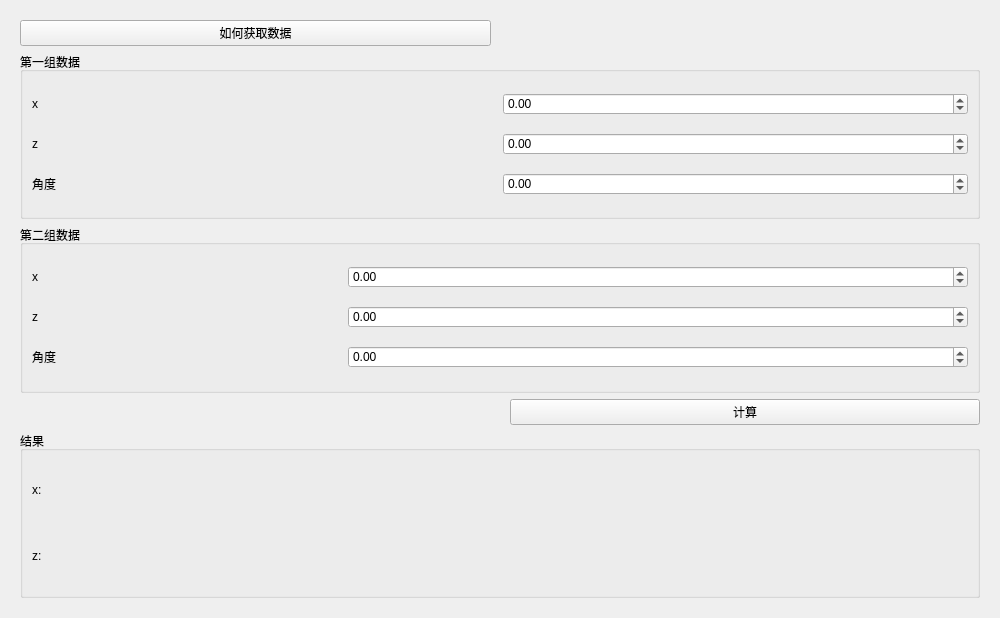
<?xml version="1.0" encoding="UTF-8"?>
<ui version="4.0">
 <class>StrongholdFinder</class>
 <widget class="QWidget" name="StrongholdFinder">
  <property name="geometry">
   <rect>
    <x>0</x>
    <y>0</y>
    <width>1000</width>
    <height>618</height>
   </rect>
  </property>
  <property name="windowTitle">
   <string>要塞寻址</string>
  </property>
  <layout class="QGridLayout" name="gridLayout">
   <item row="0" column="0">
    <widget class="ScrollArea" name="scrollArea">
     <property name="styleSheet">
      <string notr="true">QScrollArea{
	border:none;
}</string>
     </property>
     <property name="widgetResizable">
      <bool>true</bool>
     </property>
     <widget class="QWidget" name="scrollAreaWidgetContents">
      <property name="geometry">
       <rect>
        <x>0</x>
        <y>0</y>
        <width>982</width>
        <height>600</height>
       </rect>
      </property>
      <layout class="QGridLayout" name="gridLayout_2">
       <item row="3" column="2">
        <widget class="PushButton" name="pb_cal">
         <property name="text">
          <string>计算</string>
         </property>
        </widget>
       </item>
       <item row="3" column="1">
        <widget class="QLabel" name="l_error">
         <property name="styleSheet">
          <string notr="true">QLabel{
	color:rgb(255, 0, 0);
}</string>
         </property>
         <property name="text">
          <string/>
         </property>
        </widget>
       </item>
       <item row="3" column="0">
        <spacer name="horizontalSpacer_2">
         <property name="orientation">
          <enum>Qt::Horizontal</enum>
         </property>
         <property name="sizeHint" stdset="0">
          <size>
           <width>40</width>
           <height>20</height>
          </size>
         </property>
        </spacer>
       </item>
       <item row="2" column="0" colspan="3">
        <widget class="QGroupBox" name="groupBox_2">
         <property name="title">
          <string>第二组数据</string>
         </property>
         <layout class="QGridLayout" name="gridLayout_4">
          <item row="1" column="0">
           <widget class="QLabel" name="label_5">
            <property name="text">
             <string>z</string>
            </property>
           </widget>
          </item>
          <item row="1" column="1" colspan="2">
           <widget class="DoubleSpinBox" name="dsb_z2">
            <property name="minimum">
             <double>-2147483648.000000000000000</double>
            </property>
            <property name="maximum">
             <double>2147483647.000000000000000</double>
            </property>
           </widget>
          </item>
          <item row="2" column="0">
           <widget class="QLabel" name="label_6">
            <property name="text">
             <string>角度</string>
            </property>
           </widget>
          </item>
          <item row="2" column="1" colspan="2">
           <widget class="DoubleSpinBox" name="dsb_angle2">
            <property name="minimum">
             <double>-180.000000000000000</double>
            </property>
            <property name="maximum">
             <double>180.000000000000000</double>
            </property>
           </widget>
          </item>
          <item row="0" column="0">
           <widget class="QLabel" name="label_4">
            <property name="text">
             <string>x</string>
            </property>
           </widget>
          </item>
          <item row="0" column="1" colspan="2">
           <widget class="DoubleSpinBox" name="dsb_x2">
            <property name="minimum">
             <double>-2147483648.000000000000000</double>
            </property>
            <property name="maximum">
             <double>2147483647.000000000000000</double>
            </property>
           </widget>
          </item>
         </layout>
        </widget>
       </item>
       <item row="1" column="0" colspan="3">
        <widget class="QGroupBox" name="groupBox">
         <property name="title">
          <string>第一组数据</string>
         </property>
         <layout class="QGridLayout" name="gridLayout_3">
          <item row="1" column="0">
           <widget class="QLabel" name="label_2">
            <property name="text">
             <string>z</string>
            </property>
           </widget>
          </item>
          <item row="1" column="1">
           <widget class="DoubleSpinBox" name="dsb_z1">
            <property name="minimum">
             <double>-2147483648.000000000000000</double>
            </property>
            <property name="maximum">
             <double>2147483647.000000000000000</double>
            </property>
           </widget>
          </item>
          <item row="0" column="0">
           <widget class="QLabel" name="label">
            <property name="text">
             <string>x</string>
            </property>
           </widget>
          </item>
          <item row="0" column="1">
           <widget class="DoubleSpinBox" name="dsb_x1">
            <property name="minimum">
             <double>-2147483648.000000000000000</double>
            </property>
            <property name="maximum">
             <double>2147483647.000000000000000</double>
            </property>
           </widget>
          </item>
          <item row="2" column="0">
           <widget class="QLabel" name="label_3">
            <property name="text">
             <string>角度</string>
            </property>
           </widget>
          </item>
          <item row="2" column="1">
           <widget class="DoubleSpinBox" name="dsb_angle1">
            <property name="minimum">
             <double>-180.000000000000000</double>
            </property>
            <property name="maximum">
             <double>180.000000000000000</double>
            </property>
           </widget>
          </item>
         </layout>
        </widget>
       </item>
       <item row="0" column="0">
        <widget class="PushButton" name="pb_howgetdata">
         <property name="text">
          <string>如何获取数据</string>
         </property>
        </widget>
       </item>
       <item row="0" column="2">
        <spacer name="horizontalSpacer">
         <property name="orientation">
          <enum>Qt::Horizontal</enum>
         </property>
         <property name="sizeHint" stdset="0">
          <size>
           <width>40</width>
           <height>20</height>
          </size>
         </property>
        </spacer>
       </item>
       <item row="4" column="0" colspan="3">
        <widget class="QGroupBox" name="groupBox_3">
         <property name="title">
          <string>结果</string>
         </property>
         <layout class="QGridLayout" name="gridLayout_5">
          <item row="0" column="0">
           <widget class="QLabel" name="l_x">
            <property name="text">
             <string>x: </string>
            </property>
           </widget>
          </item>
          <item row="1" column="0">
           <widget class="QLabel" name="l_z">
            <property name="text">
             <string>z: </string>
            </property>
           </widget>
          </item>
         </layout>
        </widget>
       </item>
      </layout>
     </widget>
    </widget>
   </item>
  </layout>
 </widget>
 <customwidgets>
  <customwidget>
   <class>PushButton</class>
   <extends>QPushButton</extends>
   <header>qfluentwidgets</header>
  </customwidget>
  <customwidget>
   <class>ScrollArea</class>
   <extends>QScrollArea</extends>
   <header>qfluentwidgets</header>
   <container>1</container>
  </customwidget>
  <customwidget>
   <class>DoubleSpinBox</class>
   <extends>QDoubleSpinBox</extends>
   <header>qfluentwidgets</header>
  </customwidget>
 </customwidgets>
 <resources/>
 <connections/>
</ui>
